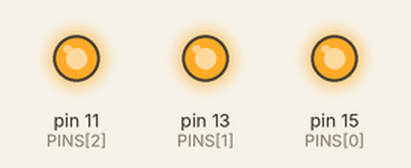
Simulated run of this program. Board: Raspberry Pi (header pin numbers). On the bench: output pins drawn as LEDs (lit = HIGH). At 0.0 s the program stops and its outputs stay as they are.

Above: at 0.1 s.
Timing chart, 0 to 1.5 s (numbered marks = the images above):
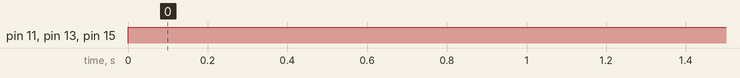

The program:

led.py
```python
"""
This module allows the color of a common anode LED to be set by name: RED,
GREEN or BLUE.

For pin numbering on the Raspberry Pi, see:
https://www.raspberrypi.org/documentation/usage/gpio/
"""

import RPi.GPIO as GPIO
import atexit

PINS = [15, 13, 11] # red, green, blue

colors = {
    'RED': (1,0,0),
    'GREEN': (0,1,0),
    'BLUE': (0,0,1),
    None: (0,0,0),
}

def setup():
    GPIO.setwarnings(False)
    GPIO.setmode(GPIO.BOARD)
    for PIN in PINS:
        GPIO.setup(PIN, GPIO.OUT)
setup()

def set_color(name):
    """Set the color of the LED"""
    rgb = colors[name]
    for PIN, val in zip(PINS, rgb):
        GPIO.output(PIN, [GPIO.HIGH, GPIO.LOW][val])

# ensure the LED is turned off when the program exits
atexit.register(lambda: set_color(None))
```

Measured:
- by itself, pin 11 (PINS[2]), pin 13 (PINS[1]), pin 15 (PINS[0]): LOW → HIGH at 0.00 s
